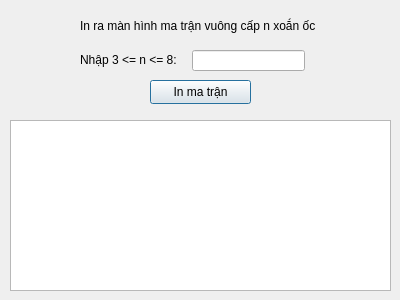
<?xml version="1.0" encoding="UTF-8"?>
<ui version="4.0">
 <class>Bai13_Tuan3</class>
 <widget class="QDialog" name="Bai13_Tuan3">
  <property name="geometry">
   <rect>
    <x>0</x>
    <y>0</y>
    <width>400</width>
    <height>300</height>
   </rect>
  </property>
  <property name="windowTitle">
   <string>Bai13_Tuan3</string>
  </property>
  <widget class="QPushButton" name="pushButton">
   <property name="geometry">
    <rect>
     <x>150</x>
     <y>80</y>
     <width>101</width>
     <height>24</height>
    </rect>
   </property>
   <property name="text">
    <string>In ma trận</string>
   </property>
  </widget>
  <widget class="QLabel" name="label">
   <property name="geometry">
    <rect>
     <x>80</x>
     <y>10</y>
     <width>241</width>
     <height>31</height>
    </rect>
   </property>
   <property name="text">
    <string>In ra màn hình ma trận vuông cấp n xoắn ốc</string>
   </property>
  </widget>
  <widget class="QLineEdit" name="lineEdit">
   <property name="geometry">
    <rect>
     <x>192</x>
     <y>50</y>
     <width>113</width>
     <height>21</height>
    </rect>
   </property>
  </widget>
  <widget class="QLabel" name="label_2">
   <property name="geometry">
    <rect>
     <x>80</x>
     <y>50</y>
     <width>111</width>
     <height>21</height>
    </rect>
   </property>
   <property name="text">
    <string>Nhập 3 &lt;= n &lt;= 8:</string>
   </property>
  </widget>
  <widget class="QTextEdit" name="textEdit">
   <property name="geometry">
    <rect>
     <x>10</x>
     <y>120</y>
     <width>381</width>
     <height>171</height>
    </rect>
   </property>
  </widget>
 </widget>
 <layoutdefault spacing="6" margin="11"/>
 <resources/>
 <connections/>
</ui>
